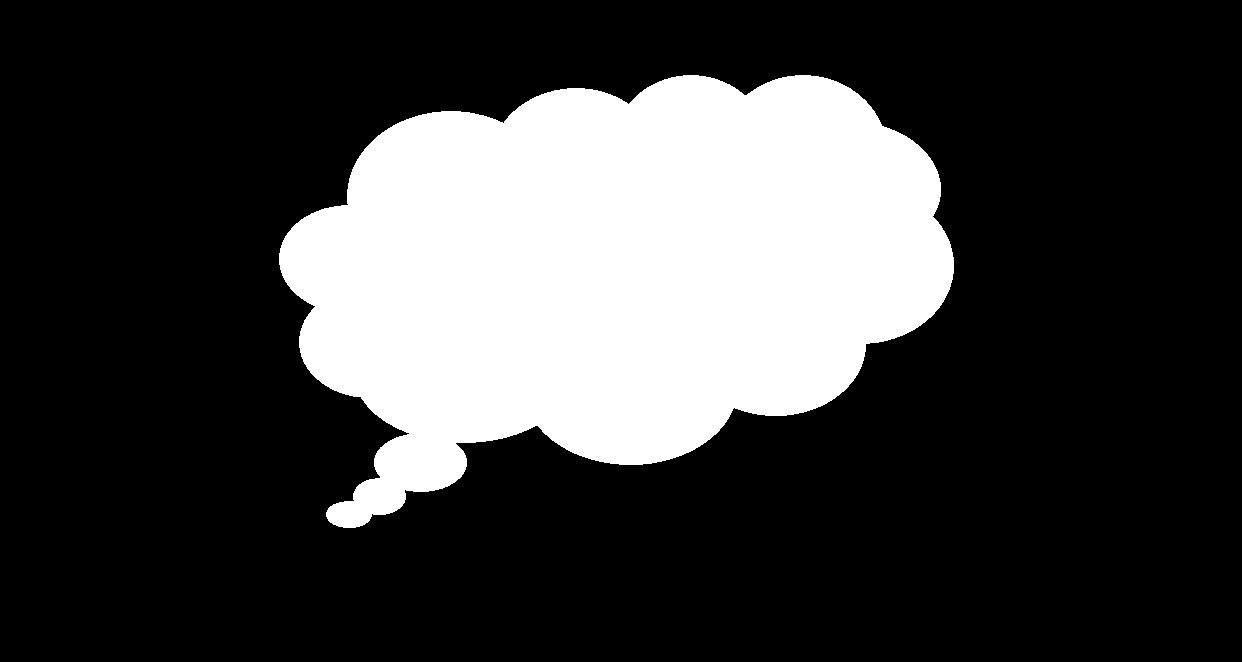
#> input picture resources/shape_features.png, 1242 x 662 px
$ python '8.3. Humomments.py'
#> lines starting #> are read from the running program, lines starting #| are printed output that depends on the picture; after the words box and inside, x2 and y2 are one past the last pixel; in counts of white or black regions, pixels touching at a corner belong together
import cv2

def run(path):
#> called with path = '../resources/shape_features.png'
    img = cv2.imread(path)
#> img is the input picture: shape (662, 1242, 3); 24.8% white; 1 white region, box (x1, y1, x2, y2) and area: (279, 75, 954, 528) 203750
    gray = cv2.cvtColor(img, code=cv2.COLOR_BGR2GRAY)
#> gray: shape (662, 1242); 24.8% white; 1 white region
    _, thresh = cv2.threshold(gray, thresh=75, maxval=255, type=cv2.THRESH_BINARY)
    m1 = cv2.moments(array=thresh)
#> m1 = moments, m00 51956250, centre m10/m00, m01/m00 = (613.2, 270.5)
    hm1 = cv2.HuMoments(m = m1)
#> hm1 = [0.000756, 1.56e-07, 3.44e-12, 1.19e-13, 8.98e-27, -4.45e-17, 7.51e-26]
    print(f'm1 : {m1}')
#> (printed output is left out)
    print(f'hm1 : {hm1.flatten()}')
#| hm1 : [ 7.56085379e-04  1.55592128e-07  3.43915028e-12  1.18528616e-13
#|   8.98189372e-27 -4.45427666e-17  7.51414750e-26]

    cts, h = cv2.findContours(thresh,mode=cv2.RETR_LIST, method=cv2.CHAIN_APPROX_NONE)
#> cts = 1 contour; box (x1, y1, x2, y2) and area: (279, 75, 954, 528) 202785; h = [[-1, -1, -1, -1]]
    m = cv2.moments(array=cts[0])
#> m = moments, m00 202785, centre m10/m00, m01/m00 = (613.3, 270.4)
    hm = cv2.HuMoments(m = m)
#> hm = [0.193, 0.0102, 5.53e-05, 1.88e-06, 2.77e-12, -1.8e-07, 1.9e-11]
    print(f'm : {m}')
#> (printed output is left out)
    print(f'hm : {hm.flatten()}')
#| hm : [ 1.92913476e-01  1.01671530e-02  5.53494172e-05  1.87972673e-06
#|   2.77053346e-12 -1.80085705e-07  1.89721511e-11]

run('../resources/shape_features.png')
run('../resources/shape_features_reflection.png')
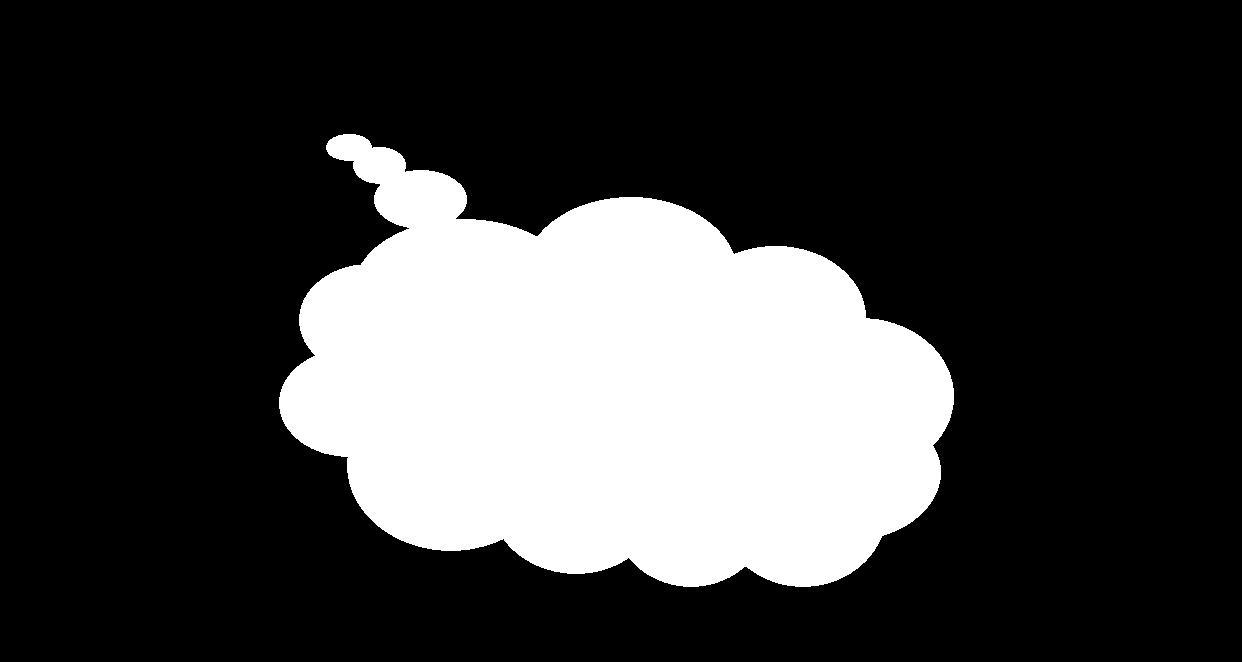
#> input picture resources/shape_features_reflection.png, 1242 x 662 px
#> in run, img is the input picture: shape (662, 1242, 3); 24.8% white; 1 white region, box (x1, y1, x2, y2) and area: (279, 134, 954, 587) 203750
#> in run (call 2), `gray = cv2.cvtColor(img, code=cv2.COLOR_BGR2GRAY)`: gray: shape (662, 1242); 24.8% white; 1 white region
#> in run (call 2), `m1 = cv2.moments(array=thresh)`: m1 = moments, m00 51956250, centre m10/m00, m01/m00 = (613.2, 390.5)
#> in run (call 2), `hm1 = cv2.HuMoments(m = m1)`: hm1 = [0.000756, 1.56e-07, 3.44e-12, 1.19e-13, 8.98e-27, -4.45e-17, -7.51e-26]
#> (printed output is left out)
#| hm1 : [ 7.56085379e-04  1.55592128e-07  3.43915028e-12  1.18528616e-13
#|   8.98189372e-27 -4.45427666e-17 -7.51414750e-26]
#> in run (call 2), `cts, h = cv2.findContours(thresh,mode=cv2.RETR_LIST, method=cv2.CHAIN_..`: cts = 1 contour; box (x1, y1, x2, y2) and area: (279, 134, 954, 587) 202785
#> in run (call 2), `m = cv2.moments(array=cts[0])`: m = moments, m00 202785, centre m10/m00, m01/m00 = (613.3, 390.6)
#> in run (call 2), `hm = cv2.HuMoments(m = m)`: hm = [0.193, 0.0102, 5.53e-05, 1.88e-06, 2.77e-12, -1.8e-07, -1.9e-11]
#> (printed output is left out)
#| hm : [ 1.92913476e-01  1.01671530e-02  5.53494172e-05  1.87972673e-06
#|   2.77053346e-12 -1.80085705e-07 -1.89721511e-11]
run('../resources/shape_features_rotation.png')
#> call 3 of run, with path = '../resources/shape_features_rotation.png'
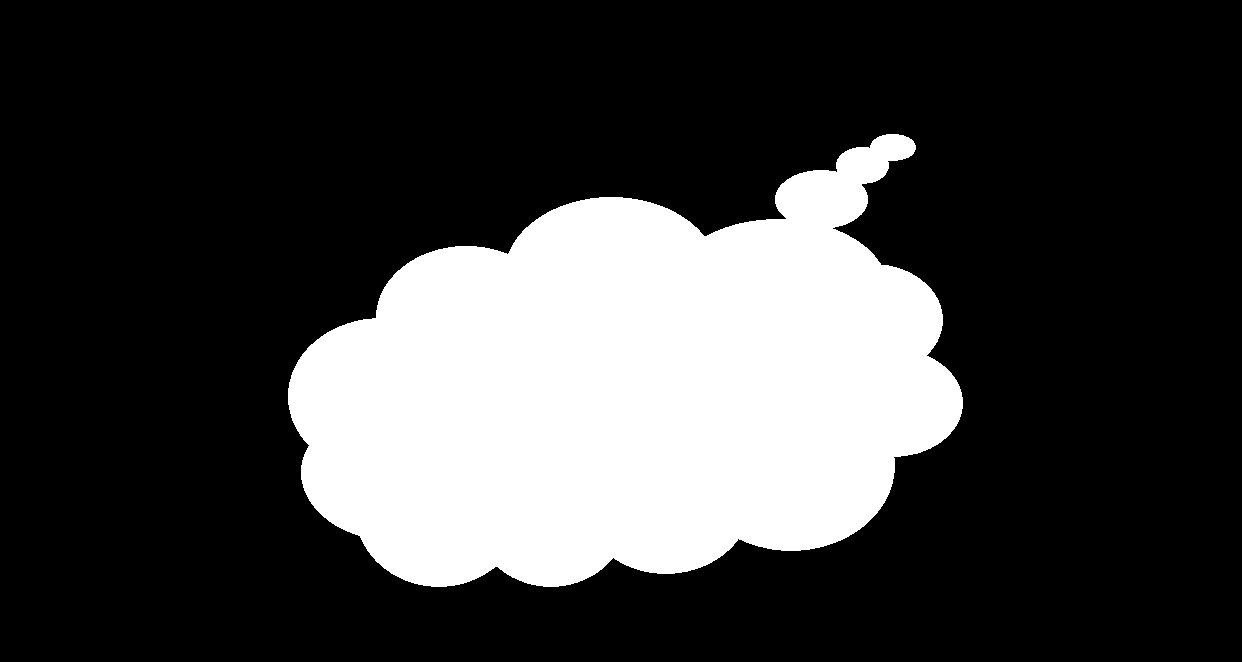
#> input picture resources/shape_features_rotation.png, 1242 x 662 px
#> in run, img is the input picture: shape (662, 1242, 3); 24.8% white; 1 white region, box (x1, y1, x2, y2) and area: (288, 134, 963, 587) 203750
#> in run (call 3), `gray = cv2.cvtColor(img, code=cv2.COLOR_BGR2GRAY)`: gray: shape (662, 1242); 24.8% white; 1 white region
#> in run (call 3), `m1 = cv2.moments(array=thresh)`: m1 = moments, m00 51956250, centre m10/m00, m01/m00 = (627.8, 390.5)
#> in run (call 3), `hm1 = cv2.HuMoments(m = m1)`: hm1 = [0.000756, 1.56e-07, 3.44e-12, 1.19e-13, 8.98e-27, -4.45e-17, 7.51e-26]
#> (printed output is left out)
#| hm1 : [ 7.56085379e-04  1.55592128e-07  3.43915028e-12  1.18528616e-13
#|   8.98189372e-27 -4.45427666e-17  7.51414750e-26]
#> in run (call 3), `cts, h = cv2.findContours(thresh,mode=cv2.RETR_LIST, method=cv2.CHAIN_..`: cts = 1 contour; box (x1, y1, x2, y2) and area: (288, 134, 963, 587) 202785
#> in run (call 3), `m = cv2.moments(array=cts[0])`: m = moments, m00 202785, centre m10/m00, m01/m00 = (627.7, 390.6)
#> in run (call 3), `hm = cv2.HuMoments(m = m)`: hm = [0.193, 0.0102, 5.53e-05, 1.88e-06, 2.77e-12, -1.8e-07, 1.9e-11]
#> (printed output is left out)
#| hm : [ 1.92913476e-01  1.01671530e-02  5.53494172e-05  1.87972673e-06
#|   2.77053346e-12 -1.80085705e-07  1.89721511e-11]
